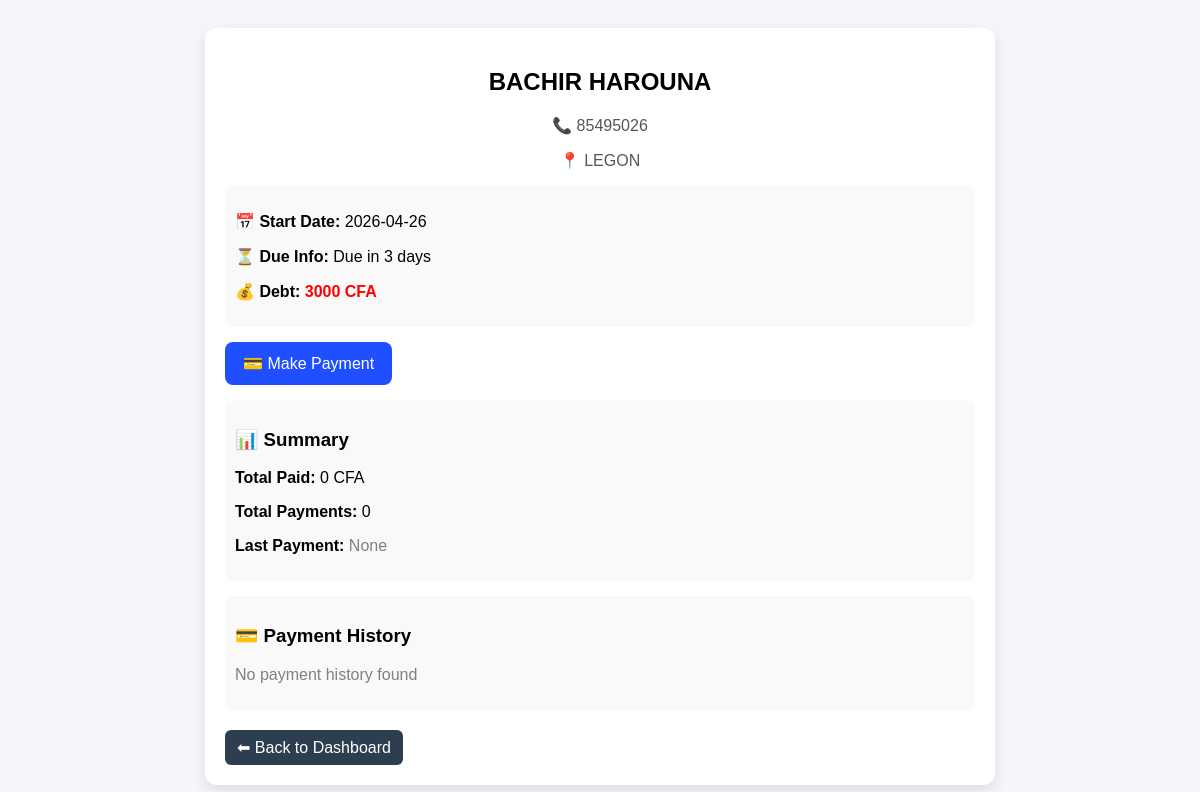
/renter/2 (signed in), run on the app's committed database.
### tables this page shows
CREATE TABLE renters (
            id INTEGER PRIMARY KEY AUTOINCREMENT,
            name TEXT,
            phone TEXT,
            address TEXT,
            start_date TEXT,
            due_date TEXT,
            paid TEXT,
            last_payment_date TEXT
        );

### app.py (the view)
@app.route("/renter/<int:id>")
def renter_profile(id):
    if "user" not in session:
        return redirect("/login")
    conn = sqlite3.connect("database.db")
    c = conn.cursor()
    c.execute("SELECT * FROM renters WHERE id=?", (id,))
    renter = c.fetchone()
    if not renter:
        conn.close()
        return "Renter not found"
    c.execute("""
        SELECT amount, payment_date
        FROM payments
        WHERE renter_id=?
        ORDER BY payment_date DESC
    """, (id,))
    payments = c.fetchall()
    total_paid = sum(p[0] for p in payments) if payments else 0
    total_payments = len(payments)
    last_payment = payments[0][1] if payments else None
    today = datetime.now().date()
    due_info, debt = get_status(
        renter[0],   # renter_id
        renter[4],   # start_date
        today,
        c
    )
    conn.close()
    return render_template(
        "renter.html",
        renter=renter,
        payments=payments,
        total_paid=total_paid,
        total_payments=total_payments,
        last_payment=last_payment,
        due_info=due_info,
        debt=debt
    )

### app.py (called while the page is built)
def get_week_range(today):
    weekday = today.weekday()
    days_since_wed = (weekday - 2) % 7
    week_start = today - timedelta(days=days_since_wed)
    week_end = week_start + timedelta(days=6)
    return week_start, week_end

def get_status(renter_id, start_date, today, cursor):
    week_start, week_end = get_week_range(today)
    days_left = (week_end - today).days
    if days_left < 0:
        days_left = 0
    due_info = f"Due in {days_left} days"
    cursor.execute("""
        SELECT SUM(amount) FROM payments
        WHERE renter_id=?
    """, (renter_id,))
    total_paid = cursor.fetchone()[0] or 0
    start_date = datetime.strptime(start_date, "%Y-%m-%d").date()
    current_week_start, _ = get_week_range(today)
    start_week_start, _ = get_week_range(start_date)
    weeks_passed = ((current_week_start - start_week_start).days // 7) + 1
    if weeks_passed < 1:
        weeks_passed = 1
    expected = weeks_passed * WEEKLY_FEE
    debt = expected - total_paid
    if debt < 0:
        debt = 0
    return due_info, debt

### templates/renter.html (shortened to what this page needs)
<!DOCTYPE html>
<html>
<head>
</head>
<body>
<div class="profile-container">
    <div class="header">
        <h2>{{ renter[1] }}</h2>
        <p class="phone">📞 {{ renter[2] }}</p>
        <p class="address">📍 {{ renter[3] }}</p>
    </div>
    <div class="box">
        <p><strong>📅 Start Date:</strong> {{ renter[4] }}</p>
        <p><strong>⏳ Due Info:</strong> {{ due_info }}</p>
        <p><strong>💰 Debt:</strong>
            {% if debt > 0 %}
                <span class="danger">{{ debt }} CFA</span>
            {% else %}
                <span class="ok">0 CFA</span>
            {% endif %}
        </p>
    </div>
    <div style="margin-top:15px;">
        <a href="/pay/{{ renter[0] }}">
            <button class="pay-btn">💳 Make Payment</button>
        </a>
    </div>
    <div class="box">
        <h3>📊 Summary</h3>
        <p><strong>Total Paid:</strong>
            {{ total_paid }} CFA
        </p>
        <p><strong>Total Payments:</strong>
            {{ total_payments }}
        </p>
        <p><strong>Last Payment:</strong>
            {% if last_payment %}
                {{ last_payment }}
            {% else %}
                <span class="none">None</span>
            {% endif %}
        </p>
    </div>
    <div class="box">
        <h3>💳 Payment History</h3>
        {% if payments and payments|length > 0 %}
        <table>
            <tr>
                <th>#</th>
                <th>Amount</th>
                <th>Date</th>
            </tr>
            {% for p in payments %}
            <tr>
                <td>{{ loop.index }}</td>
                <td class="amount">{{ p[0] }} CFA</td>
                <td>{{ p[1] }}</td>
            </tr>
            {% endfor %}
        </table>
        {% else %}
            <p class="none">No payment history found</p>
        {% endif %}
    </div>
    <a href="/dashboard" class="back">⬅ Back to Dashboard</a>
</div>
</body>
</html>

### templates/renter.html (style rules this page uses)
body { font-family: Arial; background:#f4f6f9; padding:20px; }
.profile-container { max-width: 750px; margin: auto; background: white; padding: 20px; border-radius: 12px; box-shadow: 0 6px 15px rgba(0,0,0,0.1); }
.header { text-align: center; }
.phone, .address { color: #555; }
.box { margin-top: 15px; padding: 10px; background: #f9f9f9; border-radius: 8px; }
.pay-btn { background: #1f4fff; color: white; padding: 12px 18px; border: none; border-radius: 8px; font-size: 16px; cursor: pointer; }
.none { color: gray; }
.back { display: inline-block; margin-top: 20px; background: #2c3e50; color: white; padding: 8px 12px; border-radius: 6px; text-decoration: none; }
.danger { color: red; font-weight: bold; }

### data on the page
renters: name "BACHIR HAROUNA", phone "85495026", address "LEGON", start_date "2026-04-26"

### other printed values
{{ due_info }} "Due in 3 days"
{{ debt }} "3000"
{{ total_paid }} "0"
{{ total_payments }} "0"
